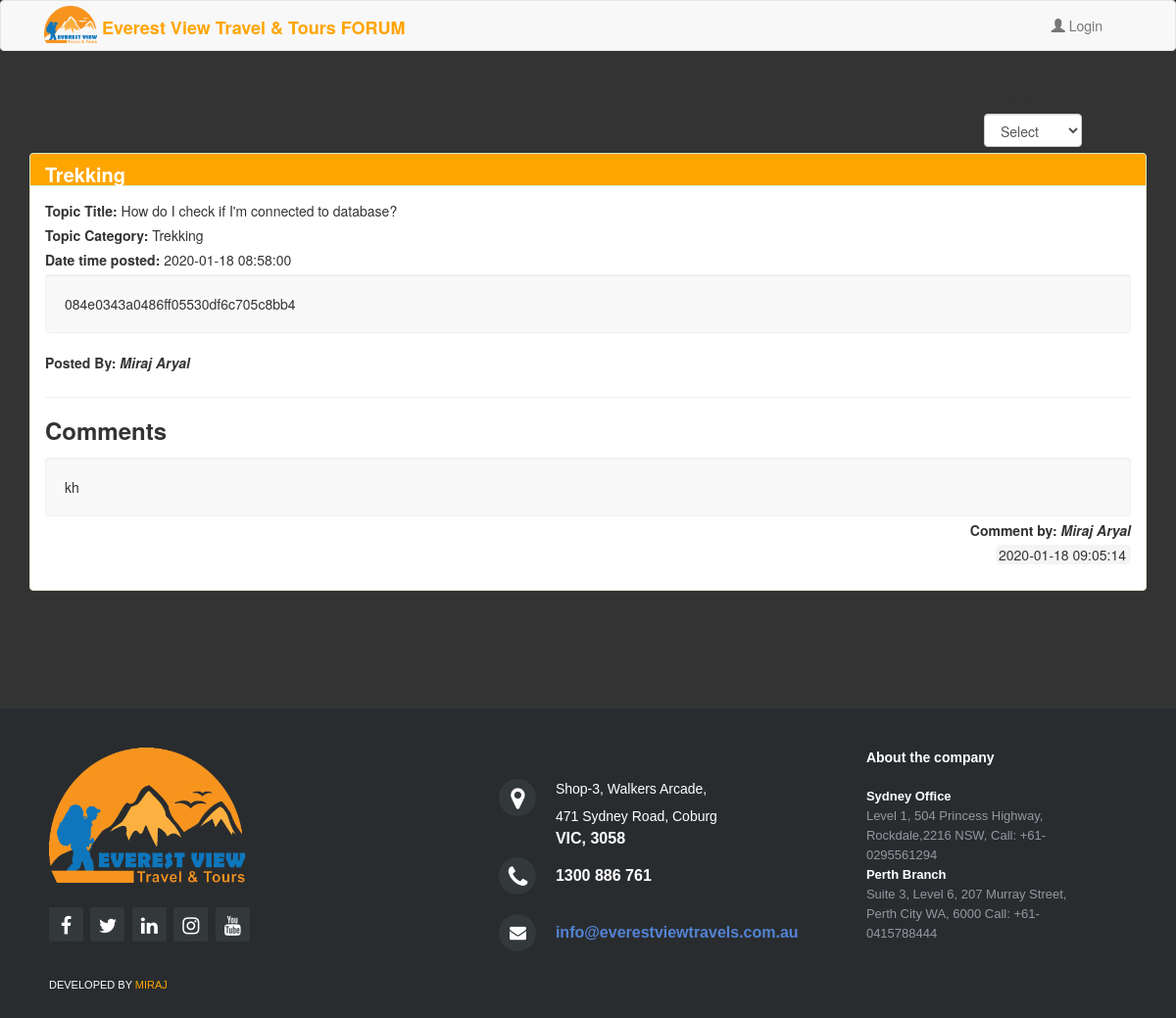
The app's page /pages/content.php?post_id=16 (signed in) with its own data.
### tables this page shows
CREATE TABLE `category` (
  `cat_id` int(12) NOT NULL,
  `category` varchar(200) DEFAULT NULL
);

CREATE TABLE `tblpost` (
  `post_Id` int(11) NOT NULL,
  `title` varchar(255) DEFAULT NULL,
  `content` text,
  `datetime` datetime DEFAULT NULL,
  `cat_id` int(12) DEFAULT NULL,
  `user_Id` int(12) DEFAULT NULL,
  `approve` int(11) NOT NULL,
  `view` int(11) NOT NULL DEFAULT '0'
);

CREATE TABLE `tbluser` (
  `user_Id` int(11) NOT NULL,
  `fname` varchar(255) DEFAULT NULL,
  `lname` varchar(255) DEFAULT NULL
);

CREATE TABLE `tblcomment` (
  `comment_Id` int(11) NOT NULL,
  `comment` varchar(255) DEFAULT NULL,
  `post_Id` int(11) DEFAULT NULL,
  `datetime` datetime DEFAULT NULL,
  `user_Id` int(12) DEFAULT NULL
);

### pages/content.php (the view, shortened to what this page needs)
<?php include "header.php";?>
<div class="container" style="margin:0 auto;min-height:300px;">
 <br><br><br>
 <div class="panel panel-success">
  <div class="panel-heading" style="background-color:orange;color:white;padding-bottom:0px;">
    <?php
    $id = $_GET['post_id'];
    $sqla="SELECT c.category from category as c, tblpost as t where c.cat_id=t.cat_id and t.post_Id=$id";
    $cat=mysqli_query($con,$sqla);
    $c=mysqli_fetch_array($cat);
    ?>
    <h1 class="panel-title" style="font-size:20px !important;"><b><?php echo $c['category'];?></b></h1>
  </div>
  <?php
  $sql = mysqli_query($con,"SELECT * from tblpost as tp join category as c on tp.cat_id=c.cat_id where tp.post_Id='$id' ");
  ?>
  <div class="panel-body"><?php
    if($sql==true){
      while($row=mysqli_fetch_assoc($sql)){
        extract($row);
        $q=mysqli_query($con,"SELECT * from tblpost as tp join category as c on tp.cat_id=c.cat_id where tp.post_Id='$id' ");
        while($a=mysqli_fetch_assoc($q)){
          extract($a);
          $sel = mysqli_query($con,"SELECT * from tbluser where user_Id='$user_Id' ");
          $b=mysqli_fetch_assoc($sel);
          if($b){
          extract($b);
          echo "<label>Topic Title: </label> ".$title."<br>";
          echo "<label>Topic Category: </label> ".$category."<br>";
          echo "<label>Date time posted: </label> ".$datetime."<br>";
          echo "<p class='well' style='background-color: #f5f5f591 !important;border: 1px solid #e3e3e359 !important;'>".$content."</p>";
          echo '<label>Posted By: </label>'.' <b><i>'.$fname.' '.$lname.'</i></b>';
        }
      }
    }
  }
  $show=mysqli_query($con,"SELECT count(comment_Id) as com from tblcomment where post_Id=$id");
  $comment=mysqli_fetch_assoc($show);
  extract($comment);
  if($com>0){
    ?>
    <br><hr><h3><label>Comments</label></h3> <?php }?>
    <div id="comments">
      <?php
      $postid= $_GET['post_id'];
      $sql = mysqli_query($con,"SELECT * from tblcomment as c join tbluser as u on c.user_Id=u.user_Id where post_Id='$postid' order by datetime");
      $num = mysqli_num_rows($sql);
      if($num>0){
        while($row=mysqli_fetch_assoc($sql)){
          echo "<p class='well' style='background-color: #f5f5f591 !important;border: 1px solid #e3e3e359 !important;'>".$row['comment']."</p>";
          echo "<div class=\"pull-right\" style='margin-top: -16px !important;'><label>Comment by: </label> <b><i>".$row['fname']." ".$row['lname']."</b></i>";
          echo '<br><label class="pull-right" style="padding-right:5px;padding-left:3px;clear:both;font-weight:normal;background-color: #80808017;border-radius: 5px;">'.$row['datetime'].'</label>';
          echo "</div><br><br>";
        }
      }
      ?>
    </div>
  </div>
</div>
<div class="text-center center-block">
  <br />
</div>
</div><?php include "footer.php";?>
</body>
  </html>

### css/global.css (style rules this page uses)
body { background-color: #333; }

### records on screen
category: category "Trekking"
tblpost: title "How do I check if I'm connected to database?", cat.category "Trekking", datetime "2020-01-18 08:58:00", content "084e0343a0486ff05530df6c705c8bb4", user_Id.fname "Miraj", user_Id.lname "Aryal"
tblcomment: comment "kh", user_Id.fname "Miraj", user_Id.lname "Aryal", datetime "2020-01-18 09:05:14"
